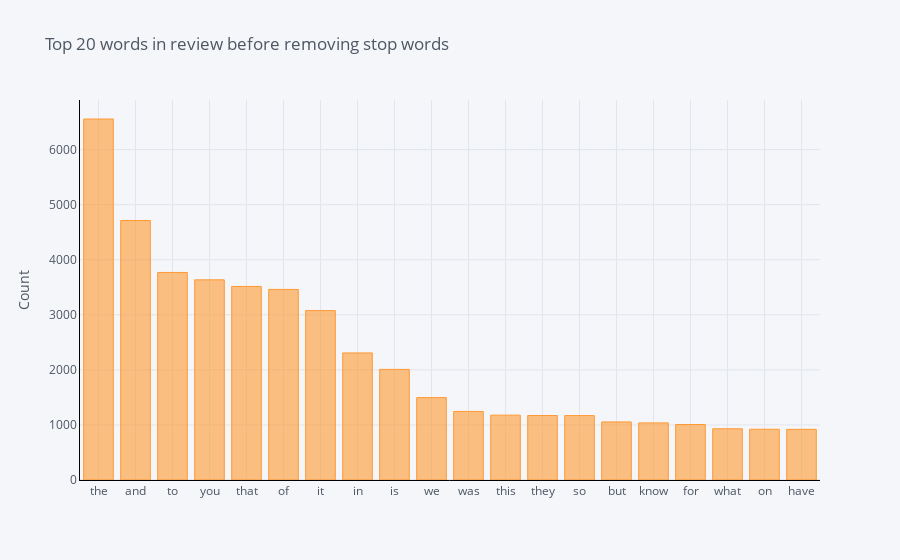

The code cell stored with this chart in its notebook:
### Markdown cell above
## The distribution of top unigrams before removing stop words

### Code cell
def get_top_n_words(corpus, n=None):
    vec = CountVectorizer().fit(corpus)
    bag_of_words = vec.transform(corpus)
    sum_words = bag_of_words.sum(axis=0) 
    words_freq = [(word, sum_words[0, idx]) for word, idx in vec.vocabulary_.items()]
    words_freq =sorted(words_freq, key = lambda x: x[1], reverse=True)
    return words_freq[:n]
common_words = get_top_n_words(df['text'], 20)
df1 = pd.DataFrame(common_words, columns = ['text' , 'count'])
df1
df1.groupby('text').sum()['count'].sort_values(ascending=False).iplot(
    kind='bar', yTitle='Count', linecolor='black', title='Top 20 words in review before removing stop words')

### Figure 1 — Plotly figure (JSON) as saved in the notebook; plotly's stock layout.template omitted (floating-point values rounded to 4 significant figures)
{"data": [{"name": "count", "text": "", "y": [6556, 4712, 3769, 3635, 3515, 3461, 3076, 2308, 2009, 1496, 1245, 1178, 1171, 1170, 1055, 1037, 1008, 930, 922, 920], "marker": {"color": "rgba(255, 153, 51, 0.6)", "line": {"color": "rgba(255, 153, 51, 1.0)", "width": 1}}, "x": ["the", "and", "to", "you", "that", "of", "it", "in", "is", "we", "was", "this", "they", "so", "but", "know", "for", "what", "on", "have"], "type": "bar", "orientation": "v"}], "layout": {"title": {"text": "Top 20 words in review before removing stop words", "font": {"color": "#4D5663"}}, "paper_bgcolor": "#F5F6F9", "plot_bgcolor": "#F5F6F9", "yaxis": {"tickfont": {"color": "#4D5663"}, "title": {"text": "Count", "font": {"color": "#4D5663"}}, "showgrid": true, "zerolinecolor": "#E1E5ED", "gridcolor": "#E1E5ED", "linecolor": "black"}, "xaxis": {"tickfont": {"color": "#4D5663"}, "title": {"text": "", "font": {"color": "#4D5663"}}, "showgrid": true, "zerolinecolor": "#E1E5ED", "gridcolor": "#E1E5ED", "linecolor": "black"}, "legend": {"bgcolor": "#F5F6F9", "font": {"color": "#4D5663"}}}}
